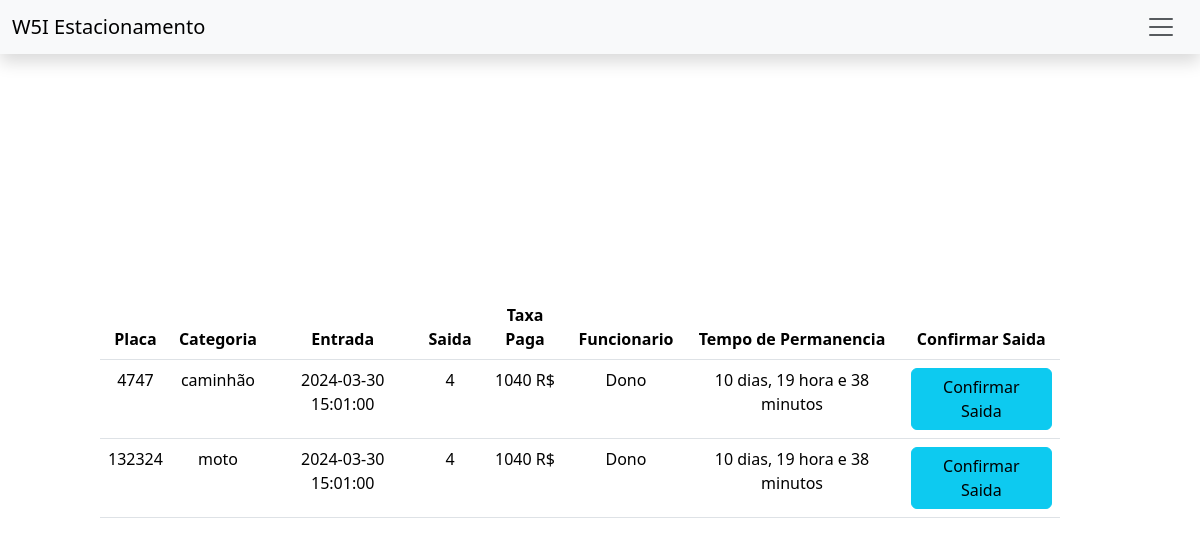
The page /VeiculosEstacionadosFuncionario.php (signed in) on the database its author committed.
### tables this page shows
CREATE TABLE `veiculo` (
  `id_Veiculo` int(11) NOT NULL,
  `placa` varchar(50) NOT NULL,
  `id_Categoria` int(11) NOT NULL,
  `entrada` datetime DEFAULT NULL,
  `saida` datetime DEFAULT NULL,
  `id_Funcionario` int(11) DEFAULT NULL
);

CREATE TABLE `categoria` (
  `id_Categoria` int(11) NOT NULL,
  `nome` varchar(100) NOT NULL,
  `taxa` float NOT NULL,
  `id_Estacionamento` int(11) NOT NULL,
  `QuantidadeVeiculo` int(11) NOT NULL
);

### Estacionamento.php (called while the page is built, shortened)
<?php
Class Estacionamento {
    private $servidor = "localhost";
    private $usuario = "root";
    private $senha;
    private $banco_de_dados = "estacionamento";
    private $conexao;
    public function __construct(){
        try{
        $this->conexao = new PDO("mysql:host=$this->servidor;dbname=$this->banco_de_dados", $this->usuario, $this->senha);
        $this->conexao -> setAttribute(PDO::ATTR_ERRMODE,PDO::ERRMODE_EXCEPTION);
        }catch(PDOException $e){
            echo "A conexão falhou!" . $e->getMessage();
        }
    }
    public function VeiculosEstacionados($id_estacionamento){
        $query = "SELECT veiculo.id_Veiculo,veiculo.id_Funcionario,veiculo.placa, veiculo.entrada, veiculo.saida, categoria.nome AS 'CategoriaNome', categoria.taxa
        FROM estacionamento
        JOIN categoria ON categoria.id_Estacionamento = estacionamento.id_Estacionamento
        JOIN veiculo ON veiculo.id_Categoria = categoria.id_Categoria
        WHERE estacionamento.id_Estacionamento = $id_estacionamento AND veiculo.saida IS NULL";
        $stmt = $this->conexao->query($query);
        $veiculos = $stmt ->fetchAll(PDO::FETCH_ASSOC);
        return $veiculos;
    }
    public function CalcularTaxa($dia,$hora,$taxa){
        $horasdia = $dia * 24;
        $horatotal = $horasdia + $hora;
        $taxaTotal = $taxa * $horatotal + $taxa;
        return $taxaTotal;
    }
}
?>

### VeiculosEstacionadosFuncionario.php (the view, shortened to what this page needs)
<!DOCTYPE html>
<html lang="en">
<head>
    <link
      href="https://cdn.jsdelivr.net/npm/bootstrap@5.3.3/dist/css/bootstrap.min.css"
      rel="stylesheet"
    />
    <link rel="stylesheet" href="style.css" />
  </head>
<body>
<?php
      include "MenuLateralOficialFuncionario.php";
    $veiculosEstacionados = $estacionamento -> VeiculosEstacionados($_SESSION['ID_Estacionamento']);
?>
      <div id="tabela">
<table class="table table-hover">
        <thead>
          <tr>
            <th scope="col">Placa</th>
            <th scope="col">Categoria</th>
            <th scope="col">Entrada</th>
            <th scope="col">Saida</th>
            <th scope="col">Taxa Paga</th>
            <th scope="col">Funcionario</th>
            <th scope="col">Tempo de Permanencia</th>
            <th scope="col">Confirmar Saida</th>
        </tr>
        </thead>
        <tbody>
        <?php
                    foreach ($veiculosEstacionados  as $veiculo):
                ?>
                    <tr>
                        <td><?=$veiculo['placa']?></td>
                        <td><?=$veiculo['CategoriaNome']?></td>
                        <td><?=$veiculo['entrada']?></td>
                        <td><?=$veiculo['taxa']?></td>
                        <?php
                        $entrada = new DateTime($veiculo['entrada']);
                        $HorarioZonaBA = new DateTimeZone('America/Bahia');
                        $horaAtual = new DateTime('now', $HorarioZonaBA );
                        $horaAtual->modify('-4 hours');
                        $diferenca = $entrada->diff($horaAtual);
                        $horas = $diferenca->h;
                        $minutos = $diferenca->i;
                        $dias = $diferenca->days;
                        $diferencaFormatada = " $dias dias, $horas hora e $minutos minutos";
                        $taxaTotal = $estacionamento ->CalcularTaxa($dias,$horas,$veiculo['taxa']);
                        ?>
                        <td><?=$taxaTotal?> R$</td>
                        <td><?=$veiculo['id_Funcionario']!=null?$estacionamento->FuncionarioNome($veiculo['id_Funcionario']):"Dono"?></td>
                        <td><?=$diferencaFormatada?></td>
                        <td class="acoes">
                        <a href="?Saida=<?=$veiculo['id_Veiculo']?>"  class="btn btn-info">Confirmar Saida</a>
                        </td>
                    </tr>
                <?php endforeach  ?>
        </tbody>
      </table>
                    </div>
</body>
</html>

### style.css (style rules this page uses)
div#tabela { display: flex; justify-content: center; align-items: center; text-align: center; height: 90vh; width: 80vw; margin-left: 100px; }

### rows shown on the page
veiculo: placa "4747", id_Categoria.nome "caminhão", entrada "2024-03-30 15:01:00", id_Categoria.taxa "4", entrada.taxa "1040", shows "Dono", entrada "10 dias, 19 hora e 38 minutos"
veiculo: placa "132324", id_Categoria.nome "moto", entrada "2024-03-30 15:01:00", id_Categoria.taxa "4", entrada.taxa "1040", shows "Dono", entrada "10 dias, 19 hora e 38 minutos"
